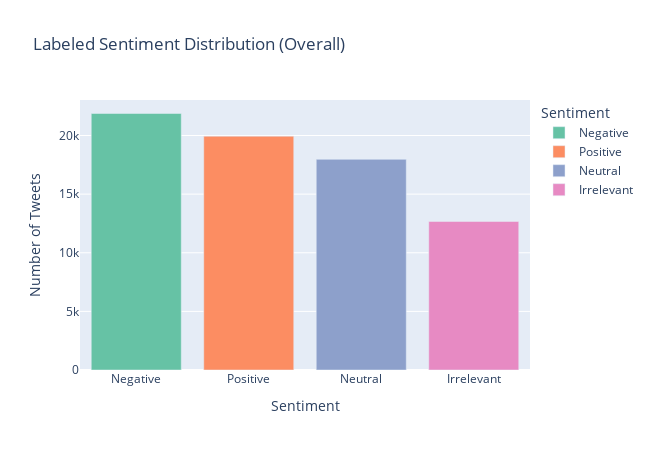

Source (notebook cell):
### Markdown cell above
# Sentiment Distribution Analysis

### Code cell
# Count sentiment values
sentiment_counts = df['Sentiment'].value_counts().reset_index()
sentiment_counts.columns = ['Sentiment', 'Tweet Count']

# Bar chart for Sentiment Distribution
fig = px.bar(
    sentiment_counts,
    x='Sentiment',
    y='Tweet Count',
    color='Sentiment',
    title='Labeled Sentiment Distribution (Overall)',
    color_discrete_sequence=px.colors.qualitative.Set2
)
fig.update_layout(
    xaxis_title='Sentiment', 
    yaxis_title='Number of Tweets',
    height = 450,
    width = 650,
)
fig.show()

### Figure 1 — Plotly figure (JSON) as saved in the notebook; plotly's stock layout.template omitted (floating-point values rounded to 4 significant figures)
{"data": [{"hovertemplate": "Sentiment=%{x}<br>Tweet Count=%{y}<extra></extra>", "legendgroup": "Negative", "marker": {"color": "rgb(102,194,165)", "pattern": {"shape": ""}}, "name": "Negative", "orientation": "v", "showlegend": true, "textposition": "auto", "type": "bar", "x": ["Negative"], "xaxis": "x", "y": [21879], "yaxis": "y"}, {"hovertemplate": "Sentiment=%{x}<br>Tweet Count=%{y}<extra></extra>", "legendgroup": "Positive", "marker": {"color": "rgb(252,141,98)", "pattern": {"shape": ""}}, "name": "Positive", "orientation": "v", "showlegend": true, "textposition": "auto", "type": "bar", "x": ["Positive"], "xaxis": "x", "y": [19944], "yaxis": "y"}, {"hovertemplate": "Sentiment=%{x}<br>Tweet Count=%{y}<extra></extra>", "legendgroup": "Neutral", "marker": {"color": "rgb(141,160,203)", "pattern": {"shape": ""}}, "name": "Neutral", "orientation": "v", "showlegend": true, "textposition": "auto", "type": "bar", "x": ["Neutral"], "xaxis": "x", "y": [17971], "yaxis": "y"}, {"hovertemplate": "Sentiment=%{x}<br>Tweet Count=%{y}<extra></extra>", "legendgroup": "Irrelevant", "marker": {"color": "rgb(231,138,195)", "pattern": {"shape": ""}}, "name": "Irrelevant", "orientation": "v", "showlegend": true, "textposition": "auto", "type": "bar", "x": ["Irrelevant"], "xaxis": "x", "y": [12671], "yaxis": "y"}], "layout": {"barmode": "relative", "height": 450, "legend": {"title": {"text": "Sentiment"}, "tracegroupgap": 0}, "title": {"text": "Labeled Sentiment Distribution (Overall)"}, "width": 650, "xaxis": {"anchor": "y", "categoryarray": ["Negative", "Positive", "Neutral", "Irrelevant"], "categoryorder": "array", "domain": [0, 1], "title": {"text": "Sentiment"}}, "yaxis": {"anchor": "x", "domain": [0, 1], "title": {"text": "Number of Tweets"}}}}
